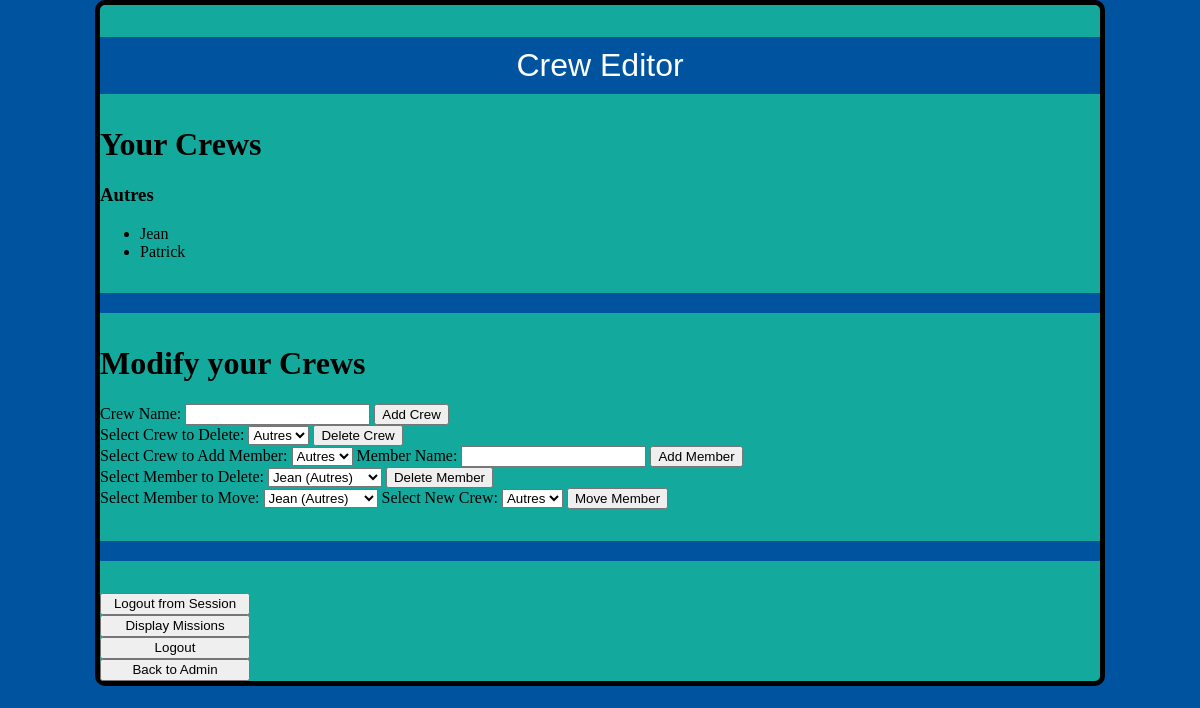
Page /php/creweditor.php (signed in) on the committed database.
### tables this page shows
CREATE TABLE `Crew` (
  `CrewID` int(11) NOT NULL,
  `CrewName` varchar(40) DEFAULT NULL,
  `CrewOwnerID` int(11) DEFAULT NULL
);

CREATE TABLE `CrewMember` (
  `MemberID` int(11) NOT NULL,
  `Name` varchar(20) DEFAULT NULL,
  `CrewID` int(11) DEFAULT NULL
);

### php/creweditor.php (the view, shortened to what this page needs)
<!DOCTYPE html>
<html lang="fr">
<head>
    <link rel="stylesheet" href="resources/css/style.css" />
    <link rel="stylesheet" href="resources/css/main title.css" />
</head>
<body>
    <p>
        Crew Editor
    </p>
    <h1 style="text-align: left;">Your Crews</h1>
    <?php
    try
    {
        $bdd = new PDO('mysql:host=nanopi.fr;dbname=spacemerchant;charset=utf8', 'root', 'WqiM5XZNKcxPVb');
        $bdd->setAttribute(PDO::ATTR_ERRMODE, PDO::ERRMODE_EXCEPTION);
        $getCrewsQuery = $bdd->prepare('SELECT CrewID, CrewName FROM Crew WHERE CrewOwnerID = ?');
        $getCrewsQuery->execute([$_SESSION['UserID']]);
        while ($crewInfo = $getCrewsQuery->fetch(PDO::FETCH_ASSOC))
        {
            $crewID = $crewInfo['CrewID'];
            $crewName = $crewInfo['CrewName'];
            echo "<h3>{$crewName}</h3>";
            $getCrewMembersQuery = $bdd->prepare('SELECT MemberID, Name FROM CrewMember WHERE CrewID = ?');
            $getCrewMembersQuery->execute([$crewID]);
            if ($getCrewMembersQuery->rowCount() > 0) {
                echo "<ul>";
                while ($crewMember = $getCrewMembersQuery->fetch(PDO::FETCH_ASSOC)) {
                    echo "<li>{$crewMember['Name']}</li>";
                }
                echo "</ul>";
            } else {
                echo "<h5>No members in this crew.</h5>";
            }
        }
    } catch (PDOException $e) {
        echo "No Crews Found";
    }
    ?>
    <p></p>
    <h1 style="text-align: left;">Modify your Crews</h1>
    <form action="creweditor.php" method="post">
        <label for="crewName">Crew Name:</label>
        <input type="text" name="crewName" required />
        <input type="submit" name="addCrew" value="Add Crew" />
    </form>
    <form action="creweditor.php" method="post">
        <label for="deleteCrew">Select Crew to Delete:</label>
        <select name="CrewID">
            <?php
            try {
                $bdd = new PDO('mysql:host=nanopi.fr;dbname=spacemerchant;charset=utf8', 'root', 'WqiM5XZNKcxPVb');
                $bdd->setAttribute(PDO::ATTR_ERRMODE, PDO::ERRMODE_EXCEPTION);
                $getCrewsQuery = $bdd->prepare('SELECT CrewID, CrewName FROM Crew WHERE CrewOwnerID = ?');
                $getCrewsQuery->execute([$_SESSION['UserID']]);
                while ($crew = $getCrewsQuery->fetch(PDO::FETCH_ASSOC)) {
                    echo "<option value='{$crew['CrewID']}'>{$crew['CrewName']}</option>";
                }
            } catch (PDOException $e) {
                echo "Error: " . $e->getMessage();
            }
            ?>
        </select>
        <input type="submit" name="deleteCrew" value="Delete Crew" />
    </form>
    <form action="creweditor.php" method="post">
        <label for="addMember">Select Crew to Add Member:</label>
        <select name="CrewID">
            <?php
            try {
                $getCrewsQuery = $bdd->prepare('SELECT CrewID, CrewName FROM Crew WHERE CrewOwnerID = ?');
                $getCrewsQuery->execute([$_SESSION['UserID']]);
                while ($crew = $getCrewsQuery->fetch(PDO::FETCH_ASSOC)) {
                    echo "<option value='{$crew['CrewID']}'>{$crew['CrewName']}</option>";
                }
            } catch (PDOException $e) {
                echo "Error: " . $e->getMessage();
            }
            ?>
        </select>
        <label for="memberName">Member Name:</label>
        <input type="text" name="memberName" required />
        <input type="submit" name="addMember" value="Add Member" />
    </form>
    <form action="creweditor.php" method="post">
        <label for="deleteMember">Select Member to Delete:</label>
        <select name="MemberID">
            <?php
            try {
                $getCrewsQuery = $bdd->prepare('SELECT CrewID, CrewName FROM Crew WHERE CrewOwnerID = ?');
                $getCrewsQuery->execute([$_SESSION['UserID']]);
                while ($crew = $getCrewsQuery->fetch(PDO::FETCH_ASSOC)) {
                    $crewID = $crew['CrewID'];
                    $crewName = $crew['CrewName'];
                    $getCrewMembersQuery = $bdd->prepare('SELECT MemberID, Name FROM CrewMember WHERE CrewID = ?');
                    $getCrewMembersQuery->execute([$crewID]);
                    while ($crewMember = $getCrewMembersQuery->fetch(PDO::FETCH_ASSOC)) {
                        echo "<option value='{$crewMember['MemberID']}'>{$crewMember['Name']} ({$crewName})</option>";
                    }
                }
            } catch (PDOException $e) {
                echo "Error: " . $e->getMessage();
            }
            ?>
        </select>
        <input type="submit" name="deleteMember" value="Delete Member" />
    </form>
    <form action="creweditor.php" method="post">
        <label for="moveMember">Select Member to Move:</label>
        <select name="MemberID">
            <?php
            try {
                $getCrewsQuery = $bdd->prepare('SELECT CrewID, CrewName FROM Crew WHERE CrewOwnerID = ?');
                $getCrewsQuery->execute([$_SESSION['UserID']]);
                while ($crew = $getCrewsQuery->fetch(PDO::FETCH_ASSOC)) {
                    $crewID = $crew['CrewID'];
                    $crewName = $crew['CrewName'];
                    $getCrewMembersQuery = $bdd->prepare('SELECT MemberID, Name FROM CrewMember WHERE CrewID = ?');
                    $getCrewMembersQuery->execute([$crewID]);
                    while ($crewMember = $getCrewMembersQuery->fetch(PDO::FETCH_ASSOC)) {
                        echo "<option value='{$crewMember['MemberID']}'>{$crewMember['Name']} ({$crewName})</option>";
                    }
                }
            } catch (PDOException $e) {
                echo "Error: " . $e->getMessage();
            }
            ?>
        </select>
        <label for="newCrew">Select New Crew:</label>
        <select name="newCrewID">
            <?php
            try {
                $getCrewsQuery = $bdd->prepare('SELECT CrewID, CrewName FROM Crew WHERE CrewOwnerID = ?');
                $getCrewsQuery->execute([$_SESSION['UserID']]);
                while ($crew = $getCrewsQuery->fetch(PDO::FETCH_ASSOC)) {
                    echo "<option value='{$crew['CrewID']}'>{$crew['CrewName']}</option>";
                }
            } catch (PDOException $e) {
                echo "Error: " . $e->getMessage();
            }
            ?>
        </select>
        <input type="submit" name="moveMember" value="Move Member" />
    </form>
    <p></p>
    <span align="left">
        <form action="admin.php" method="post">
            <input style="width:150px; height:22px; text-align: center" type="submit" name="method" value="Logout from Session" />
        </form>
        <form action="mission.php" method="post">
            <input style="width:150px; height:22px; text-align: center" type="submit" value="Display Missions" />
        </form>
        <form action="index.php" method="post">
            <input style="width:150px; height:22px; text-align: center" type="submit" name="method" value="Logout">
        </form>
        <form action="admin.php" method="post">
            <input style="width:150px; height:22px; text-align: center" type="submit" name="method" value="Back to Admin">
        </form>
    </span>
    </body>
</html>

### resources/css/main title.css (style rules this page uses)
html { background-color: #00539f; }
body { width: 1000px; margin: 0 auto; background-color: #1bc89dbd; border: 5px solid black; border-radius: 10px; }
p { background-color: #00539f; color: white; font-family: Arial, Helvetica, sans-serif; font-size: 2em; text-align: center; padding: 10px; }

### rows in the picture
crew: CrewName "Autres"
crewmember: Name "Jean"
crewmember: Name "Patrick"

### other values in the picture
form field CrewID "Autres"
form field MemberID "Jean (Autres)"
form field newCrewID "Autres"
